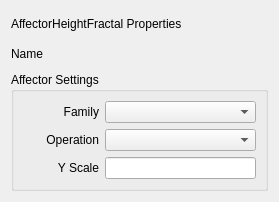
<?xml version="1.0" encoding="UTF-8"?>
<ui version="4.0">
 <class>AffectorHeightFractalForm</class>
 <widget class="QWidget" name="AffectorHeightFractalForm">
  <property name="geometry">
   <rect>
    <x>0</x>
    <y>0</y>
    <width>279</width>
    <height>202</height>
   </rect>
  </property>
  <property name="windowTitle">
   <string>Form</string>
  </property>
  <layout class="QVBoxLayout" name="verticalLayout_2">
   <item>
    <widget class="QLabel" name="label">
     <property name="text">
      <string>AffectorHeightFractal Properties</string>
     </property>
    </widget>
   </item>
   <item>
    <layout class="QHBoxLayout" name="horizontalLayout">
     <item>
      <widget class="QLabel" name="nameLabel">
       <property name="text">
        <string>Name</string>
       </property>
      </widget>
     </item>
     <item>
      <widget class="QLabel" name="nameViewLabel">
       <property name="text">
        <string/>
       </property>
      </widget>
     </item>
     <item>
      <spacer name="horizontalSpacer">
       <property name="orientation">
        <enum>Qt::Horizontal</enum>
       </property>
       <property name="sizeHint" stdset="0">
        <size>
         <width>40</width>
         <height>20</height>
        </size>
       </property>
      </spacer>
     </item>
    </layout>
   </item>
   <item>
    <widget class="QGroupBox" name="groupBox">
     <property name="title">
      <string>Affector Settings</string>
     </property>
     <layout class="QGridLayout" name="gridLayout">
      <item row="0" column="0">
       <widget class="QLabel" name="label_2">
        <property name="text">
         <string>Family</string>
        </property>
        <property name="alignment">
         <set>Qt::AlignRight|Qt::AlignTrailing|Qt::AlignVCenter</set>
        </property>
       </widget>
      </item>
      <item row="0" column="1" colspan="2">
       <widget class="QComboBox" name="comboBox"/>
      </item>
      <item row="2" column="0">
       <widget class="QLabel" name="label_4">
        <property name="text">
         <string>Y Scale</string>
        </property>
        <property name="alignment">
         <set>Qt::AlignRight|Qt::AlignTrailing|Qt::AlignVCenter</set>
        </property>
       </widget>
      </item>
      <item row="2" column="1" colspan="2">
       <widget class="QLineEdit" name="lineEdit"/>
      </item>
      <item row="1" column="0">
       <widget class="QLabel" name="label_3">
        <property name="text">
         <string>Operation</string>
        </property>
        <property name="alignment">
         <set>Qt::AlignRight|Qt::AlignTrailing|Qt::AlignVCenter</set>
        </property>
       </widget>
      </item>
      <item row="1" column="1" colspan="2">
       <widget class="QComboBox" name="comboBox_2"/>
      </item>
     </layout>
    </widget>
   </item>
  </layout>
 </widget>
 <resources/>
 <connections/>
</ui>
